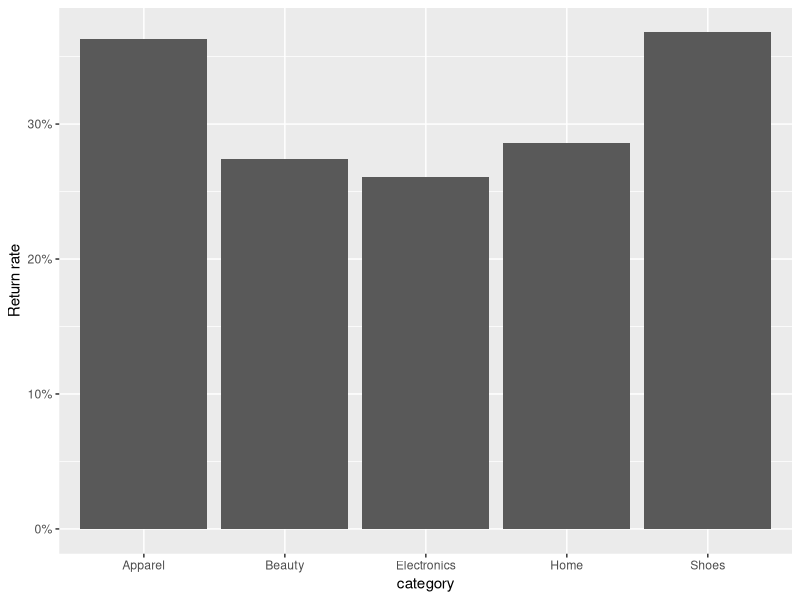
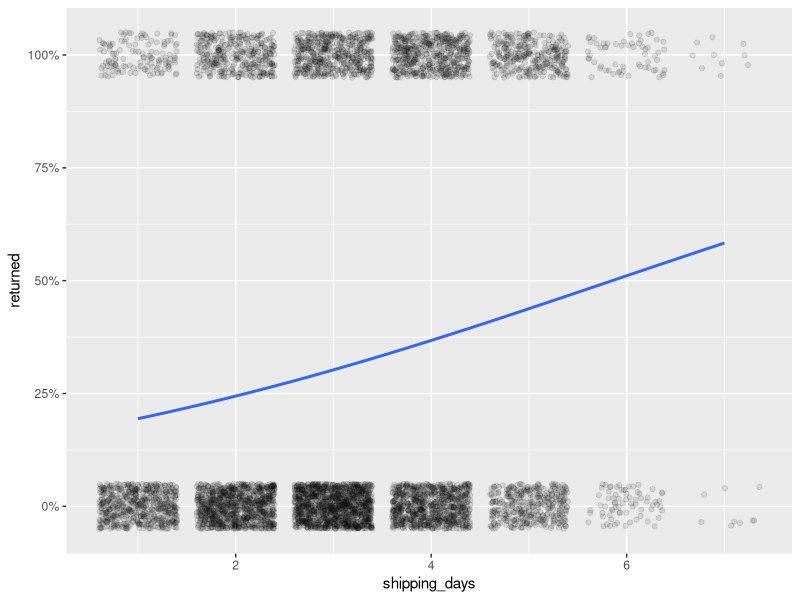

Source code (R) for these figures, in order: (Note: this script raises an error after producing the figures.)
library(tidyverse)
library(broom)
library(scales)

##############
### Part 1 ###
##############

### Task 1A: load data and take a look at it 

df <- read_csv("returns.csv")

# TODO: examine the data (e.g., with glimpse, View, etc.)

### Task 1B: compute overall return rate

# TODO: compute the rate at which items are returned 

### Task 1C: EDA 

# Example 1: histogram of return rates across categories 
df %>%
  group_by(category) %>%
  summarise(return_rate = mean(returned), n = n()) %>%
  ggplot(aes(x = category, y = return_rate)) +
  geom_col() +
  scale_y_continuous(labels = percent_format()) + 
  labs(y = "Return rate")

# Example 2: return rates as a function of shipping time 
  ggplot(df,aes(x = shipping_days, y = returned)) +
  geom_jitter(height = 0.05, alpha = 0.1) +
  geom_smooth(
    method = "glm",
    method.args = list(family = binomial),
    se = FALSE
  ) +
  scale_y_continuous(labels = percent_format())

# TODO: make at least two more exploratory plots 

##############
### Part 2 ###
##############

### Task 2A: Fit baseline model  

# TODO: add additional predictors to the model 
modBase <- glm(
  returned ~ price + shipping_days + category,
  data = df,
  family = binomial
)
print(modBase)

### Task 2B: Interpretation 

# TODO: compute the odds ratios 
# HINT: use `modBase$coefficients` to get a list of the coefficients, which you can then transform 
# using the `exp` function so they can be interpreted as odds ratios 
exp(modBase$coefficients)

### Task 2C: Prediction 

# Example: How does shipping days affect return rates for a "typical" product 
new_data <- tibble(
  price = median(df$price),
  discount_pct = median(df$discount_pct),
  shipping_days = c(2, 6),
  late_delivery = 0, 
  category = "Apparel",
  membership = "None",
  prior_returns = median(df$prior_returns),
  prior_purchases = median(df$prior_purchases),
  device = "Mobile",
  region = "NE"
)

# TODO: use `augment` to make predictions
# HINT: don't forget to include the newdata and type.predict arguments 
preds = augment(...)  # replace 
print(preds)

# TODO: create new_data2, which is like new_data but with a different predictor varying. 
# Then predict the return rates for new_data2 using `augment`

##############
### Part 3 ###
##############

### Task 3A: Investigating a hypothesis about interactions 

# TODO: Check the plausibility the following hypothesis:
#
# (HA) Shipping delays matter more for Apparel/Shoes than for Electronics/Home/Beauty.
#
# Fit a logistic regression model that includes an interaction term between `shipping_days` and `category`.
# Use your results from Part 2 to decide which other predictors to include.
modHA <- glm(...)

# TODO: use the model fit to determine if the data provides support for the hypothesis 

### Task 3B: Checking model fit 

# Check if the model is calibrated 
check <- df %>%
  mutate(p = predict(modHA, type = "response"),
         bin = ntile(p, 10)) %>%
  group_by(bin) %>%
  summarise(mean_p = mean(p), obs = mean(returned), n = n())

ggplot(check, aes(x = mean_p, y = obs, size = n)) +
  geom_point(alpha = 0.8) +
  geom_abline(slope = 1, intercept = 0) +
  scale_x_continuous(labels = percent_format()) +
  scale_y_continuous(labels = percent_format()) +
  labs(x = "Mean predicted probability", y = "Observed return rate")

### Task 3C: Investigate another hypothesis.

### TODO: Repeat the previous two tasks, but for the following hypothesis :
#
# (HB) discounts change return behavior diﬀerently by membership level.
